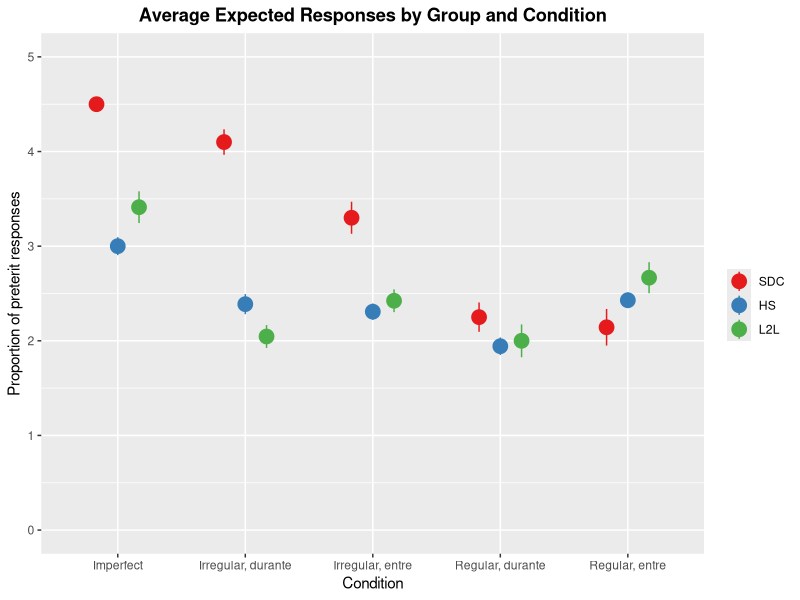
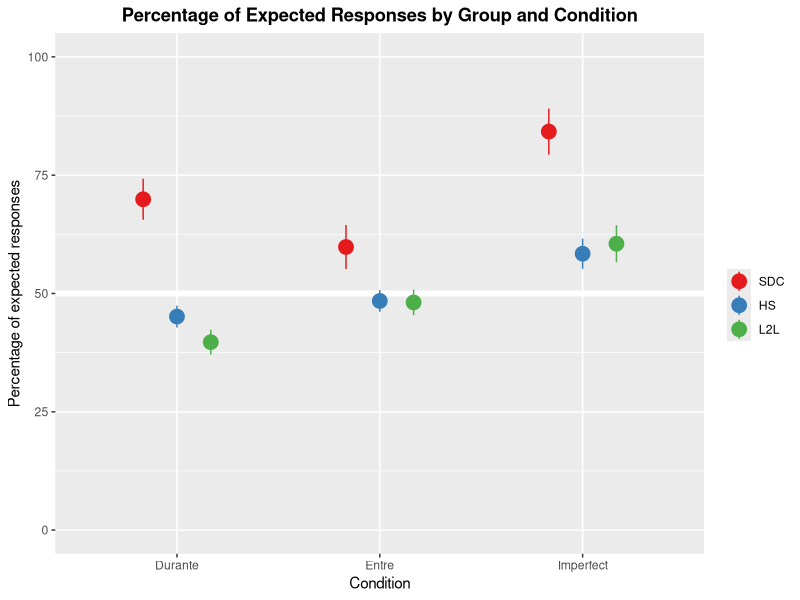

R code for these plots, in order:
# Packages
library(tidyverse)


# Prepare data
## Load preterit data
HS_Preterit = read_csv("./CSV Files/Heritage/Heritage EPT Preterit Data.csv") %>% 
  mutate(NewTask = "EPT",
         ShortGroup = "HS",
         LongGroup = "Heritage Speakers")

L2_Preterit = read_csv("./CSV Files/L2 Learners/L2 Learners EPT Preterit Data.csv") %>% 
  mutate(NewTask = "EPT",
         ShortGroup = "L2L",
         LongGroup = "L2 Learners")

SDC_Preterit = read.csv("./CSV Files/Comparison/Comparison EPT Preterit Data.csv") %>% 
  mutate(NewTask = "EPT",
         ShortGroup = "SDC",
         LongGroup = "Comparison Participants")


## Load imperfect data
HS_Imperfect = read_csv("./CSV Files/Heritage/Heritage EPT Imperfect Data.csv") %>% 
  mutate(NewTask = "EPT",
         ShortGroup = "HS",
         LongGroup = "Heritage Speakers")

L2_Imperfect = read_csv("./CSV Files/L2 Learners/L2 Learners EPT Imperfect Data.csv") %>% 
  mutate(NewTask = "EPT",
         ShortGroup = "L2L",
         LongGroup = "L2 Learners")

SDC_Imperfect = read.csv("./CSV Files/Comparison/Comparison EPT Imperfect Data.csv") %>% 
  mutate(NewTask = "EPT",
         ShortGroup = "SDC",
         LongGroup = "Comparison Participants")


## Join preterit and imperfect data
Aggregate <- rbind(HS_Preterit, HS_Imperfect, L2_Preterit, L2_Imperfect, SDC_Preterit, SDC_Imperfect)


# Generate conditions
## Descriptive statistics by condition
Durante_Irregular <- Aggregate %>% 
  filter(Verb_Condition == "Irregular stative with durante") %>% 
  mutate(GraphCondition = "Irregular, durante")

Durante_Regular <- Aggregate %>% 
  filter(Verb_Condition == "Regular stative with durante") %>% 
  mutate(GraphCondition = "Regular, durante")

Durante_Combined <- rbind(Durante_Regular, Durante_Irregular) %>% 
  mutate(GraphCondition = "Durante")

Entre_Irregular <- Aggregate %>% 
  filter(Verb_Condition == "Irregular stative with entre") %>% 
  mutate(GraphCondition = "Irregular, entre")

Entre_Regular <- Aggregate %>% 
  filter(Verb_Condition == "Regular stative with entre") %>% 
  mutate(GraphCondition = "Regular, entre")

Entre_Combined <- rbind(Entre_Regular, Entre_Irregular) %>% 
  mutate(GraphCondition = "Entre")

Imperfect <- Aggregate %>% 
  filter(Property == "Imperfect") %>% 
  mutate(GraphCondition = "Imperfect")


## Prepare condition averages
Durante_Irregular_Sum <- aggregate(Durante_Irregular$Response, list(Durante_Irregular$Participant_ID), FUN = sum)
Durante_Irregular_Sum <- Durante_Irregular_Sum %>% rename(Participant_ID = Group.1)
Durante_Irregular_Sum <- Durante_Irregular_Sum %>% rename(Part_Sum = x)
Durante_Irregular_Sum <- left_join(Durante_Irregular, Durante_Irregular_Sum, by = c("Participant_ID" = "Participant_ID"))

Durante_Regular_Sum <- aggregate(Durante_Regular$Response, list(Durante_Regular$Participant_ID), FUN = sum)
Durante_Regular_Sum <- Durante_Regular_Sum %>% rename(Participant_ID = Group.1)
Durante_Regular_Sum <- Durante_Regular_Sum %>% rename(Part_Sum = x)
Durante_Regular_Sum <- left_join(Durante_Regular, Durante_Regular_Sum, by = c("Participant_ID" = "Participant_ID"))

Durante_Combined_Sum <- aggregate(Durante_Combined$Response, list(Durante_Combined$Participant_ID), FUN = sum)
Durante_Combined_Sum <- Durante_Combined_Sum %>% rename(Participant_ID = Group.1)
Durante_Combined_Sum <- Durante_Combined_Sum %>% rename(Part_Sum = x)
Durante_Combined_Sum <- left_join(Durante_Combined, Durante_Combined_Sum, by = c("Participant_ID" = "Participant_ID"))

Entre_Irregular_Sum <- aggregate(Entre_Irregular$Response, list(Entre_Irregular$Participant_ID), FUN = sum)
Entre_Irregular_Sum <- Entre_Irregular_Sum %>% rename(Participant_ID = Group.1)
Entre_Irregular_Sum <- Entre_Irregular_Sum %>% rename(Part_Sum = x)
Entre_Irregular_Sum <- left_join(Entre_Irregular, Entre_Irregular_Sum, by = c("Participant_ID" = "Participant_ID"))

Entre_Regular_Sum <- aggregate(Entre_Regular$Response, list(Entre_Regular$Participant_ID), FUN = sum)
Entre_Regular_Sum <- Entre_Regular_Sum %>% rename(Participant_ID = Group.1)
Entre_Regular_Sum <- Entre_Regular_Sum %>% rename(Part_Sum = x)
Entre_Regular_Sum <- left_join(Entre_Regular, Entre_Regular_Sum, by = c("Participant_ID" = "Participant_ID"))

Entre_Combined_Sum <- aggregate(Entre_Combined$Response, list(Entre_Combined$Participant_ID), FUN = sum)
Entre_Combined_Sum <- Entre_Combined_Sum %>% rename(Participant_ID = Group.1)
Entre_Combined_Sum <- Entre_Combined_Sum %>% rename(Part_Sum = x)
Entre_Combined_Sum <- left_join(Entre_Combined, Entre_Combined_Sum, by = c("Participant_ID" = "Participant_ID"))

Imperfect_Sum <- aggregate(Imperfect$Response, list(Imperfect$Participant_ID), FUN = sum)
Imperfect_Sum <- Imperfect_Sum %>% rename(Participant_ID = Group.1)
Imperfect_Sum <- Imperfect_Sum %>% rename(Part_Sum = x)
Imperfect_Sum <- left_join(Imperfect, Imperfect_Sum, by = c("Participant_ID" = "Participant_ID"))


# Data for 5 conditions
## Create and organize list
LongConditionsList <- rbind(Durante_Irregular_Sum, Durante_Regular_Sum, Entre_Irregular_Sum, Entre_Regular_Sum, Imperfect_Sum)

LongConditionsList$ShortGroup <- factor(LongConditionsList$ShortGroup,
                               levels = c("SDC", "HS", "L2L"))


## Graph
LongConditionsList %>%
  ggplot(aes(x = GraphCondition, y = Part_Sum, color = ShortGroup)) + 
  stat_summary(fun.data = mean_se,
               geom = "pointrange", size = 1, 
               position = position_dodge(width = 0.5)) + 
  scale_color_brewer(palette = "Set1", name = "") +
  scale_y_continuous(breaks = seq (0, 5, 1),
                     limits = c(0, 5)) +
  labs(x = "Condition", y = "Proportion of preterit responses", color = "Group", 
       title = "Average Expected Responses by Group and Condition") +
  theme(plot.title = element_text(hjust = 0.5, face = "bold"))


# Data for 3 conditions
## Create and organize list
ShortConditionsList <- rbind(Durante_Combined_Sum, Entre_Combined_Sum, Imperfect_Sum) %>% 
  mutate(Percentage = (Response)*100)

ShortConditionsList$ShortGroup <- factor(ShortConditionsList$ShortGroup,
                                         levels = c("SDC", "HS", "L2L"))


## Graph
ShortConditionsList %>%
  ggplot(aes(x = GraphCondition, y = Percentage, color = ShortGroup)) + 
  geom_hline(yintercept = 50, color = "white", size = 2) +
  stat_summary(fun.data = mean_se,
               geom = "pointrange", size = 1, 
               position = position_dodge(width = 0.5)) + 
  scale_color_brewer(palette = "Set1", name = "") +
  scale_y_continuous(breaks = seq (0, 100, 25),
                     limits = c(0, 100)) +
  labs(x = "Condition", y = "Percentage of expected responses", color = "Group", 
       title = "Percentage of Expected Responses by Group and Condition") +
  theme(plot.title = element_text(hjust = 0.5, face = "bold"))


## Get statistics tables
HS_Table <- ShortConditionsList %>%
  filter(ShortGroup == "HS") %>% 
  group_by(GraphCondition) %>% 
  summarize(Average = mean(Part_Sum, na.rm = T), SD = sd(Part_Sum, na.rm = T), Max = max(Part_Sum, na.rm = T), Min = min(Part_Sum, na.rm = T))

L2_Table <- ShortConditionsList %>%
  filter(ShortGroup == "L2L") %>% 
  group_by(GraphCondition) %>% 
  summarize(Average = mean(Part_Sum, na.rm = T), SD = sd(Part_Sum, na.rm = T), Max = max(Part_Sum, na.rm = T), Min = min(Part_Sum, na.rm = T))

SDC_Table <- ShortConditionsList %>%
  filter(ShortGroup == "SDC") %>% 
  group_by(GraphCondition) %>% 
  summarize(Average = mean(Part_Sum, na.rm = T), SD = sd(Part_Sum, na.rm = T), Max = max(Part_Sum, na.rm = T), Min = min(Part_Sum, na.rm = T))
